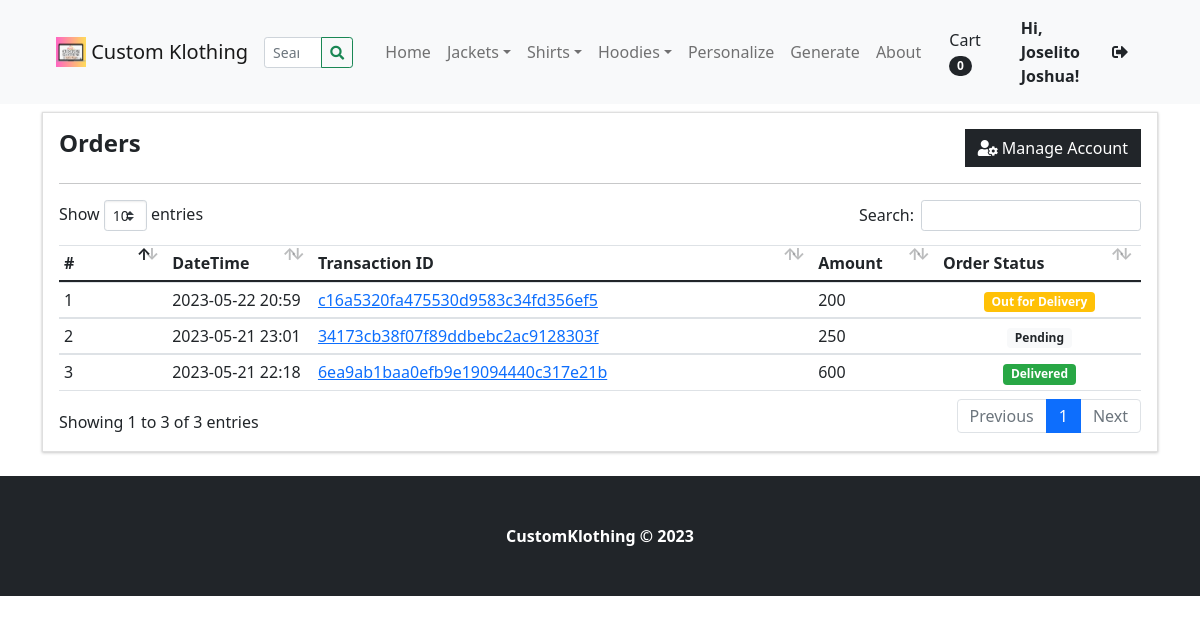
/?p=my_account (signed in), run on an earlier commit of the app's database.
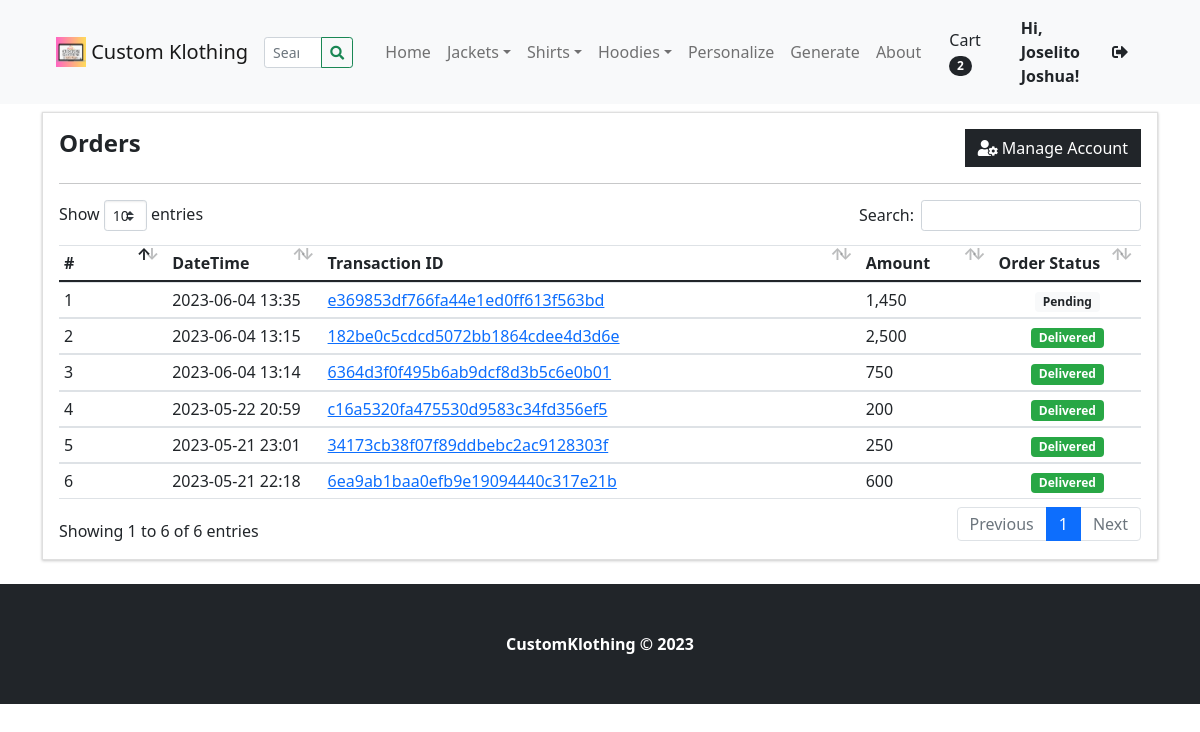
And on a later commit of the database.
### tables this page shows
CREATE TABLE `categories` (
  `id` int(30) NOT NULL,
  `category` varchar(250) NOT NULL,
  `description` text DEFAULT NULL,
  `status` tinyint(1) NOT NULL DEFAULT 1,
  `date_created` datetime NOT NULL DEFAULT current_timestamp()
);

CREATE TABLE `orders` (
  `id` int(30) NOT NULL,
  `client_id` int(30) NOT NULL,
  `delivery_address` text NOT NULL,
  `payment_method` varchar(100) NOT NULL,
  `order_type` tinyint(1) NOT NULL COMMENT '1= pickup,2= deliver',
  `amount` double NOT NULL,
  `status` tinyint(2) NOT NULL DEFAULT 0,
  `paid` tinyint(1) NOT NULL DEFAULT 0,
  `date_created` datetime NOT NULL DEFAULT current_timestamp(),
  `date_updated` datetime DEFAULT NULL ON UPDATE current_timestamp()
);

### classes/DBConnection.php (called while the page is built, shortened)
<?php
class DBConnection{
    private $host = DB_SERVER;
    private $username = DB_USERNAME;
    private $password = DB_PASSWORD;
    private $database = DB_NAME;
    public $conn;
    public function __construct(){
        if (!isset($this->conn)) {
            $this->conn = new mysqli($this->host, $this->username, $this->password, $this->database);
        }
    }
}
?>

### config.php (called while the page is built, shortened)
<?php
require_once('classes/DBConnection.php');
require_once('classes/SystemSettings.php');
function validate_image($file){
	if(!empty($file)){
		if(is_file(base_app.$file)){
			return base_url.$file;
		}else{
			return base_url.'dist/img/no-image-available.png';
		}
	}else{
		return base_url.'dist/img/no-image-available.png';
	}
}
?>

### inc/topBarNav.php (the view, shortened to what this page needs)
<nav class="navbar navbar-expand-lg navbar-light bg-light">
            <div class="container-fluid px-4 px-lg-5 ">
                <a class="navbar-brand" href="./">
                <img src="<?php echo validate_image($_settings->info('logo')) ?>" width="30" height="30" class="d-inline-block align-top" alt="" loading="lazy">
                <?php echo $_settings->info('short_name') ?>
                </a>
                <form class="form-inline" id="search-form">
                  <div class="input-group">
                    <input class="form-control form-control-sm form " type="search" placeholder="Search" aria-label="Search" name="search"  value="<?php echo isset($_GET['search']) ? $_GET['search'] : "" ?>"  aria-describedby="button-addon2">
                    <div class="input-group-append">
                      <button class="btn btn-outline-success btn-sm m-0" type="submit" id="button-addon2"><i class="fa fa-search"></i></button>
                    </div>
                  </div>
                </form>
                <div class="collapse navbar-collapse" id="navbarSupportedContent">
                    <ul class="navbar-nav me-auto mb-2 mb-lg-0 ms-lg-4">
                        <li class="nav-item"><a class="nav-link" aria-current="page" href="./">Home</a></li>
                        <?php
                        $cat_qry = $conn->query("SELECT * FROM categories where status = 1  limit 3");
                        while($crow = $cat_qry->fetch_assoc()):
                          $sub_qry = $conn->query("SELECT * FROM sub_categories where status = 1 and parent_id = '{$crow['id']}'");
                          if($sub_qry->num_rows <= 0):
                        ?>
                        <li class="nav-item"><a class="nav-link" aria-current="page" href="./?p=products&c=<?php echo md5($crow['id']) ?>"><?php echo $crow['category'] ?></a></li>
                        <?php else: ?>
                        <li class="nav-item dropdown">
                          <a class="nav-link dropdown-toggle" id="navbarDropdown<?php echo $crow['id'] ?>" href="#" role="button" data-toggle="dropdown" aria-expanded="false"><?php echo $crow['category'] ?></a></a>
                        </li>
                        <?php endif; ?>
                        <?php endwhile; ?>
                        <li class="nav-item"><a class="nav-link" href="customization/index.html">Personalize</a></li>
                        <li class="nav-item"><a class="nav-link" href="imagegeneration/test1.php">Generate</a></li>
                        <li class="nav-item"><a class="nav-link" href="./?p=about">About</a></li>
                    </ul>
                    <div class="d-flex align-items-center">
                      <?php if(!isset($_SESSION['userdata']['id'])): ?>
                        <button class="btn btn-outline-dark ml-2" id="login-btn" type="button">Login</button>
                        <?php else: ?>
                        <a class="text-dark mr-2 nav-link" href="./?p=cart">
                            Cart
                            <span class="badge bg-dark text-white ms-1 rounded-pill" id="cart-count">
                              <?php
                              if(isset($_SESSION['userdata']['id'])):
                                $count = $conn->query("SELECT SUM(quantity) as items from `cart` where client_id =".$_settings->userdata('id'))->fetch_assoc()['items'];
                                echo ($count > 0 ? $count : 0);
                              else:
                                echo "0";
                              endif;
                              ?>
                            </span>
                        </a>
                            <a href="./?p=my_account" class="text-dark  nav-link"><b> Hi, <?php echo $_settings->userdata('firstname')?>!</b></a>
                            <a href="logout.php" class="text-dark  nav-link"><i class="fa fa-sign-out-alt"></i></a>
                        <?php endif; ?>
                    </div>
                </div>
            </div>
        </nav>

### inc/header.php (shortened to what this page needs)
<head>
    <link rel="stylesheet" href="<?php echo base_url ?>plugins/fontawesome-free/css/all.min.css">
    <link rel="stylesheet" href="<?php echo base_url ?>plugins/tempusdominus-bootstrap-4/css/tempusdominus-bootstrap-4.min.css">
  <link rel="stylesheet" href="<?php echo base_url ?>plugins/datatables-bs4/css/dataTables.bootstrap4.min.css">
  <link rel="stylesheet" href="<?php echo base_url ?>plugins/datatables-responsive/css/responsive.bootstrap4.min.css">
  <link rel="stylesheet" href="<?php echo base_url ?>plugins/datatables-buttons/css/buttons.bootstrap4.min.css">
  <link rel="stylesheet" href="<?php echo base_url ?>plugins/select2/css/select2.min.css">
  <link rel="stylesheet" href="<?php echo base_url ?>plugins/select2-bootstrap4-theme/select2-bootstrap4.min.css">
    <link rel="stylesheet" href="<?php echo base_url ?>plugins/icheck-bootstrap/icheck-bootstrap.min.css">
    <link rel="stylesheet" href="<?php echo base_url ?>plugins/jqvmap/jqvmap.min.css">
    <link rel="stylesheet" href="<?php echo base_url ?>dist/css/adminlte.css">
    <link rel="stylesheet" href="<?php echo base_url ?>dist/css/custom.css">
    <link rel="stylesheet" href="<?php echo base_url ?>assets/css/styles.css">
    <link rel="stylesheet" href="<?php echo base_url ?>plugins/overlayScrollbars/css/OverlayScrollbars.min.css">
    <link rel="stylesheet" href="<?php echo base_url ?>plugins/daterangepicker/daterangepicker.css">
    <link rel="stylesheet" href="<?php echo base_url ?>plugins/summernote/summernote-bs4.min.css">
  <link rel="stylesheet" href="<?php echo base_url ?>plugins/sweetalert2-theme-bootstrap-4/bootstrap-4.min.css">
  </head>

### my_account.php (shortened to what this page needs)
<section class="py-2">
    <div class="container">
        <div class="card rounded-0">
            <div class="card-body">
                <div class="w-100 justify-content-between d-flex">
                    <h4><b>Orders</b></h4>
                    <a href="./?p=edit_account" class="btn btn btn-dark btn-flat"><div class="fa fa-user-cog"></div> Manage Account</a>
                </div>
                    <hr class="border-warning">
                    <table class="table table-stripped text-dark">
                        <colgroup>
                            <col width="10%">
                            <col width="15">
                            <col width="25">
                            <col width="25">
                            <col width="15">
                        </colgroup>
                        <thead>
                            <tr>
                                <th>#</th>
                                <th>DateTime</th>
                                <th>Transaction ID</th>
                                <th>Amount</th>
                                <th>Order Status</th>
                            </tr>
                        </thead>
                        <tbody>
                            <?php
                                $i = 1;
                                $qry = $conn->query("SELECT o.*,concat(c.firstname,' ',c.lastname) as client from `orders` o inner join clients c on c.id = o.client_id where o.client_id = '".$_settings->userdata('id')."' order by unix_timestamp(o.date_created) desc ");
                                while($row = $qry->fetch_assoc()):
                            ?>
                                <tr>
                                    <td><?php echo $i++ ?></td>
                                    <td><?php echo date("Y-m-d H:i",strtotime($row['date_created'])) ?></td>
                                    <td><a href="javascript:void(0)" class="view_order" data-id="<?php echo $row['id'] ?>"><?php echo md5($row['id']); ?></a></td>
                                    <td><?php echo number_format($row['amount']) ?> </td>
                                    <td class="text-center">
                                            <?php if($row['status'] == 0): ?>
                                                <span class="badge badge-light text-dark">Pending</span>
                                            <?php elseif($row['status'] == 1): ?>
                                                <span class="badge badge-primary">Packed</span>
                                            <?php elseif($row['status'] == 2): ?>
                                                <span class="badge badge-warning">Out for Delivery</span>
                                            <?php elseif($row['status'] == 3): ?>
                                                <span class="badge badge-success">Delivered</span>
                                            <?php else: ?>
                                                <span class="badge badge-danger">Cancelled</span>
                                            <?php endif; ?>
                                        </td>
                                    </tr>
                            <?php endwhile; ?>
                        </tbody>
                    </table>
            </div>
        </div>
    </div>
</section>

### inc/footer.php (shortened to what this page needs)
<footer class="py-5 bg-dark">
            <div class="container">
              <p class="m-0 text-center text-white">
                <strong>CustomKlothing © <?php echo date('Y') ?></strong></p>
        </footer>

What changed in the data, as far as the page shows it:
added orders: date_created "2023-06-04 13:35", id "e369853df766fa44e1ed0ff613f563bd", amount "1,450", status "Pending"
added orders: date_created "2023-06-04 13:15", id "182be0c5cdcd5072bb1864cdee4d3d6e", amount "2,500", status "Delivered"
added orders: date_created "2023-06-04 13:14", id "6364d3f0f495b6ab9dcf8d3b5c6e0b01", amount "750", status "Delivered"
changed orders "c16a5320fa475530d9583c34fd356ef5": status "Out for Delivery" → "Delivered"
changed orders "34173cb38f07f89ddbebc2ac9128303f": status "Pending" → "Delivered"
Also different on the page:
$count: (not shown) → "2"
text written by a page script: "Show entries Search: Showing 1 to 3 of 3 entries Previous 1 Next" → "Show entries Search: Showing 1 to 6 of 6 entries Previous 1 Next"
text no longer shown: "0"
